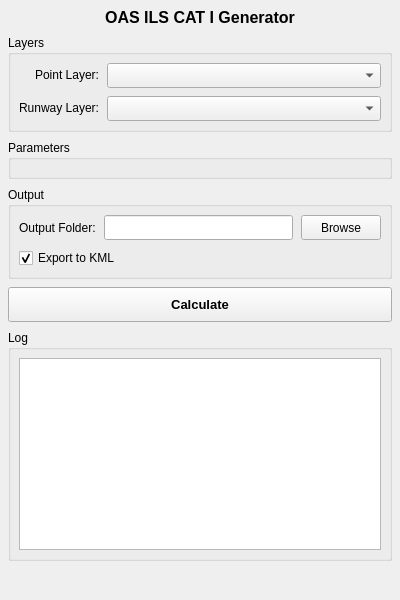
<?xml version="1.0" encoding="UTF-8"?>
<ui version="4.0">
 <class>QPANSOPYOASILSDockWidgetBase</class>
 <widget class="QDockWidget" name="QPANSOPYOASILSDockWidgetBase">
  <property name="geometry">
   <rect>
    <x>0</x>
    <y>0</y>
    <width>400</width>
    <height>600</height>
   </rect>
  </property>
  <property name="minimumSize">
   <size>
    <width>300</width>
    <height>300</height>
   </size>
  </property>
  <property name="windowTitle">
   <string>QPANSOPY OAS ILS</string>
  </property>
  <widget class="QWidget" name="dockWidgetContents">
   <layout class="QVBoxLayout" name="verticalLayout">
    <property name="spacing">
     <number>8</number>
    </property>
    <property name="leftMargin">
     <number>8</number>
    </property>
    <property name="topMargin">
     <number>8</number>
    </property>
    <property name="rightMargin">
     <number>8</number>
    </property>
    <property name="bottomMargin">
     <number>8</number>
    </property>
    <item>
     <widget class="QLabel" name="titleLabel">
      <property name="font">
       <font>
        <pointsize>12</pointsize>
        <weight>75</weight>
        <bold>true</bold>
       </font>
      </property>
      <property name="text">
       <string>OAS ILS CAT I Generator</string>
      </property>
      <property name="alignment">
       <set>Qt::AlignCenter</set>
      </property>
     </widget>
    </item>
    <item>
     <widget class="QGroupBox" name="layersGroupBox">
      <property name="title">
       <string>Layers</string>
      </property>
      <layout class="QFormLayout" name="formLayout_2">
       <property name="labelAlignment">
        <set>Qt::AlignRight|Qt::AlignTrailing|Qt::AlignVCenter</set>
       </property>
       <property name="formAlignment">
        <set>Qt::AlignLeading|Qt::AlignLeft|Qt::AlignVCenter</set>
       </property>
       <property name="horizontalSpacing">
        <number>8</number>
       </property>
       <property name="verticalSpacing">
        <number>8</number>
       </property>
       <property name="leftMargin">
        <number>8</number>
       </property>
       <property name="topMargin">
        <number>8</number>
       </property>
       <property name="rightMargin">
        <number>8</number>
       </property>
       <property name="bottomMargin">
        <number>8</number>
       </property>
       <item row="0" column="0">
        <widget class="QLabel" name="pointLayerLabel">
         <property name="text">
          <string>Point Layer:</string>
         </property>
        </widget>
       </item>
       <item row="0" column="1">
        <widget class="QgsMapLayerComboBox" name="pointLayerComboBox">
         <property name="minimumSize">
          <size>
           <width>200</width>
           <height>25</height>
          </size>
         </property>
        </widget>
       </item>
       <item row="1" column="0">
        <widget class="QLabel" name="runwayLayerLabel">
         <property name="text">
          <string>Runway Layer:</string>
         </property>
        </widget>
       </item>
       <item row="1" column="1">
        <widget class="QgsMapLayerComboBox" name="runwayLayerComboBox">
         <property name="minimumSize">
          <size>
           <width>200</width>
           <height>25</height>
          </size>
         </property>
        </widget>
       </item>
      </layout>
     </widget>
    </item>
    <item>
     <widget class="QGroupBox" name="parametersGroupBox">
      <property name="title">
       <string>Parameters</string>
      </property>
      <layout class="QFormLayout" name="formLayout">
       <property name="labelAlignment">
        <set>Qt::AlignRight|Qt::AlignTrailing|Qt::AlignVCenter</set>
       </property>
       <property name="formAlignment">
        <set>Qt::AlignLeading|Qt::AlignLeft|Qt::AlignVCenter</set>
       </property>
       <property name="horizontalSpacing">
        <number>8</number>
       </property>
       <property name="verticalSpacing">
        <number>8</number>
       </property>
       <property name="leftMargin">
        <number>8</number>
       </property>
       <property name="topMargin">
        <number>8</number>
       </property>
       <property name="rightMargin">
        <number>8</number>
       </property>
       <property name="bottomMargin">
        <number>8</number>
       </property>
       <!-- Los campos se añadirán dinámicamente en el código -->
      </layout>
     </widget>
    </item>
    <item>
     <widget class="QGroupBox" name="outputGroupBox">
      <property name="title">
       <string>Output</string>
      </property>
      <layout class="QVBoxLayout" name="verticalLayout_2">
       <property name="spacing">
        <number>8</number>
       </property>
       <property name="leftMargin">
        <number>8</number>
       </property>
       <property name="topMargin">
        <number>8</number>
       </property>
       <property name="rightMargin">
        <number>8</number>
       </property>
       <property name="bottomMargin">
        <number>8</number>
       </property>
       <item>
        <layout class="QHBoxLayout" name="horizontalLayout">
         <property name="spacing">
          <number>8</number>
         </property>
         <item>
          <widget class="QLabel" name="outputFolderLabel">
           <property name="text">
            <string>Output Folder:</string>
           </property>
          </widget>
         </item>
         <item>
          <widget class="QLineEdit" name="outputFolderLineEdit">
           <property name="minimumSize">
            <size>
             <width>0</width>
             <height>25</height>
            </size>
           </property>
          </widget>
         </item>
         <item>
          <widget class="QPushButton" name="browseButton">
           <property name="minimumSize">
            <size>
             <width>70</width>
             <height>25</height>
            </size>
           </property>
           <property name="text">
            <string>Browse</string>
           </property>
          </widget>
         </item>
        </layout>
       </item>
       <item>
        <widget class="QCheckBox" name="exportKmlCheckBox">
         <property name="minimumSize">
          <size>
           <width>0</width>
           <height>20</height>
          </size>
         </property>
         <property name="text">
          <string>Export to KML</string>
         </property>
         <property name="checked">
          <bool>true</bool>
         </property>
        </widget>
       </item>
      </layout>
     </widget>
    </item>
    <item>
     <widget class="QPushButton" name="calculateButton">
      <property name="minimumSize">
       <size>
        <width>0</width>
        <height>35</height>
       </size>
      </property>
      <property name="font">
       <font>
        <pointsize>10</pointsize>
        <weight>75</weight>
        <bold>true</bold>
       </font>
      </property>
      <property name="text">
       <string>Calculate</string>
      </property>
     </widget>
    </item>
    <item>
    <widget class="QGroupBox" name="logGroupBox">
      <property name="title">
       <string>Log</string>
      </property>
    <property name="sizePolicy">
     <sizepolicy hsizetype="Preferred" vsizetype="Preferred">
      <horstretch>0</horstretch>
      <verstretch>0</verstretch>
     </sizepolicy>
    </property>
      <layout class="QVBoxLayout" name="verticalLayout_3">
      <property name="spacing">
       <number>6</number>
      </property>
      <property name="leftMargin">
       <number>8</number>
      </property>
      <property name="topMargin">
       <number>8</number>
      </property>
      <property name="rightMargin">
       <number>8</number>
      </property>
      <property name="bottomMargin">
       <number>8</number>
      </property>
       <item>
        <widget class="QTextEdit" name="logTextEdit">
         <property name="sizePolicy">
          <sizepolicy hsizetype="Expanding" vsizetype="Expanding">
           <horstretch>0</horstretch>
           <verstretch>1</verstretch>
          </sizepolicy>
         </property>
         <property name="minimumHeight">
          <number>100</number>
         </property>
         <property name="readOnly">
          <bool>true</bool>
         </property>
        </widget>
       </item>
      </layout>
     </widget>
    </item>
    <item>
     <spacer name="verticalSpacer">
      <property name="orientation">
       <enum>Qt::Vertical</enum>
      </property>
      <property name="sizeHint" stdset="0">
       <size>
      <width>20</width>
      <height>20</height>
       </size>
      </property>
     </spacer>
    </item>
   </layout>
  </widget>
 </widget>
 <customwidgets>
  <customwidget>
   <class>QgsMapLayerComboBox</class>
   <extends>QComboBox</extends>
   <header>qgsmaplayercombobox.h</header>
  </customwidget>
 </customwidgets>
 <resources/>
 <connections/>
</ui>
